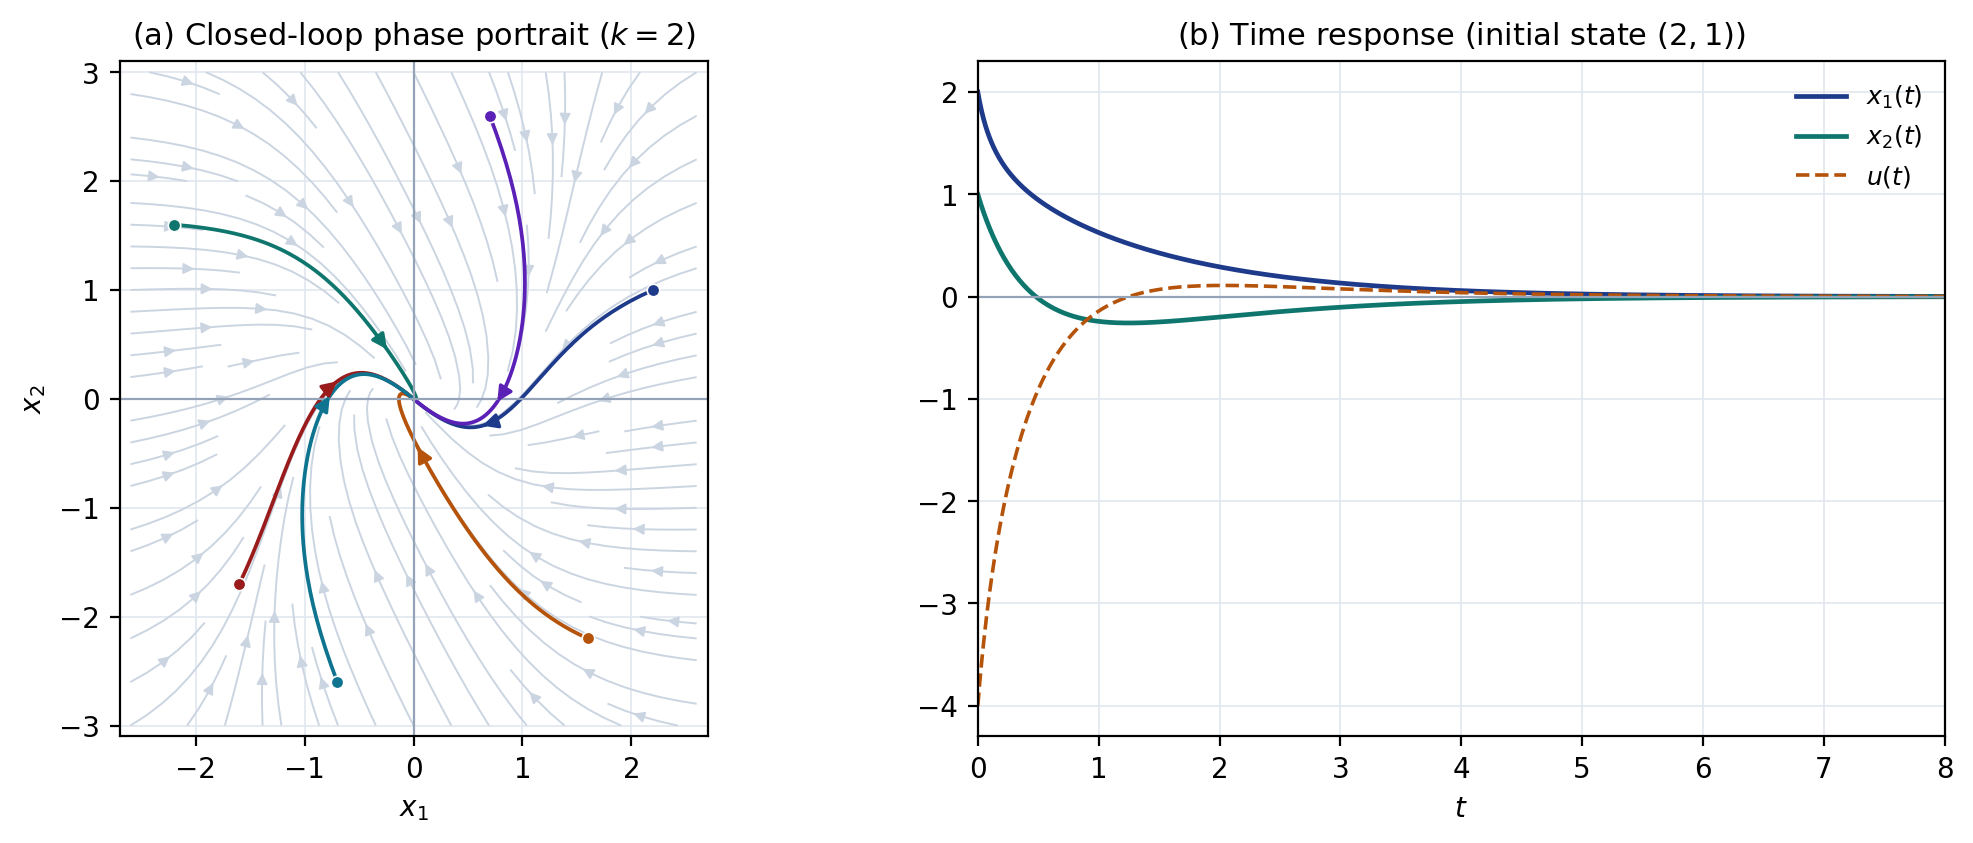

The script that saved this image:
"""第 6 节闭环例子：
    x1' = -x1^3 + x2
    x2' = u = -x1 - k x2
生成相图 + 时间响应的矢量 PDF。
"""
import numpy as np
import matplotlib
matplotlib.use("Agg")
import matplotlib.pyplot as plt
from scipy.integrate import solve_ivp

k = 2.0


def rhs(_t, z):
    x1, x2 = z
    u = -x1 - k * x2
    return [-x1**3 + x2, u]


def control(z):
    x1, x2 = z
    return -x1 - k * x2


# ---------- 相图 ----------
fig, (ax_phase, ax_time) = plt.subplots(1, 2, figsize=(10.2, 4.1), constrained_layout=True)

x1g = np.linspace(-2.6, 2.6, 23)
x2g = np.linspace(-3.0, 3.0, 25)
X1, X2 = np.meshgrid(x1g, x2g)
U = -X1**3 + X2
V = -X1 - k * X2
speed = np.sqrt(U**2 + V**2)
ax_phase.streamplot(
    X1, X2, U, V, color="#CBD5E1", linewidth=0.7,
    density=1.05, arrowsize=0.8, arrowstyle="-|>",
)

starts = [(2.2, 1.0), (-2.2, 1.6), (1.6, -2.2), (-1.6, -1.7), (0.7, 2.6), (-0.7, -2.6)]
colors = ["#1E3A8A", "#0F766E", "#B45309", "#991B1B", "#5B21B6", "#0E7490"]
for (x10, x20), color in zip(starts, colors):
    sol = solve_ivp(rhs, (0, 8), (x10, x20), t_eval=np.linspace(0, 8, 600), rtol=1e-8)
    ax_phase.plot(sol.y[0], sol.y[1], color=color, lw=1.35)
    i = 70
    ax_phase.annotate(
        "", xy=(sol.y[0, i + 4], sol.y[1, i + 4]),
        xytext=(sol.y[0, i], sol.y[1, i]),
        arrowprops=dict(arrowstyle="-|>", color=color, lw=1.2, mutation_scale=11),
    )
    ax_phase.plot(x10, x20, "o", color=color, ms=4.5, mec="white", mew=0.6)

ax_phase.set_xlabel(r"$x_1$")
ax_phase.set_ylabel(r"$x_2$")
ax_phase.set_title(r"(a) Closed-loop phase portrait ($k=2$)", fontsize=11)
ax_phase.set_xlim(-2.7, 2.7)
ax_phase.set_ylim(-3.1, 3.1)
ax_phase.grid(True, color="#E2E8F0", lw=0.6)
ax_phase.axhline(0, color="#94A3B8", lw=0.8)
ax_phase.axvline(0, color="#94A3B8", lw=0.8)
ax_phase.set_aspect("equal", adjustable="box")

# ---------- 时间响应 ----------
sol = solve_ivp(rhs, (0, 8), (2.0, 1.0), t_eval=np.linspace(0, 8, 1000), rtol=1e-9)
t = sol.t
x1, x2 = sol.y
u = -x1 - k * x2
ax_time.plot(t, x1, color="#1E3A8A", lw=1.7, label=r"$x_1(t)$")
ax_time.plot(t, x2, color="#0F766E", lw=1.7, label=r"$x_2(t)$")
ax_time.plot(t, u, color="#B45309", lw=1.3, ls="--", label=r"$u(t)$")
ax_time.axhline(0, color="#94A3B8", lw=0.8)
ax_time.set_xlabel(r"$t$")
ax_time.set_title(r"(b) Time response (initial state $(2,1)$)", fontsize=11)
ax_time.grid(True, color="#E2E8F0", lw=0.6)
ax_time.legend(frameon=False, fontsize=9, loc="upper right")
ax_time.set_xlim(0, 8)

fig.savefig("fig5-closed-loop.pdf", bbox_inches="tight")
fig.savefig("fig5-closed-loop.png", dpi=200, bbox_inches="tight")
print("saved fig5-closed-loop.pdf / .png")
